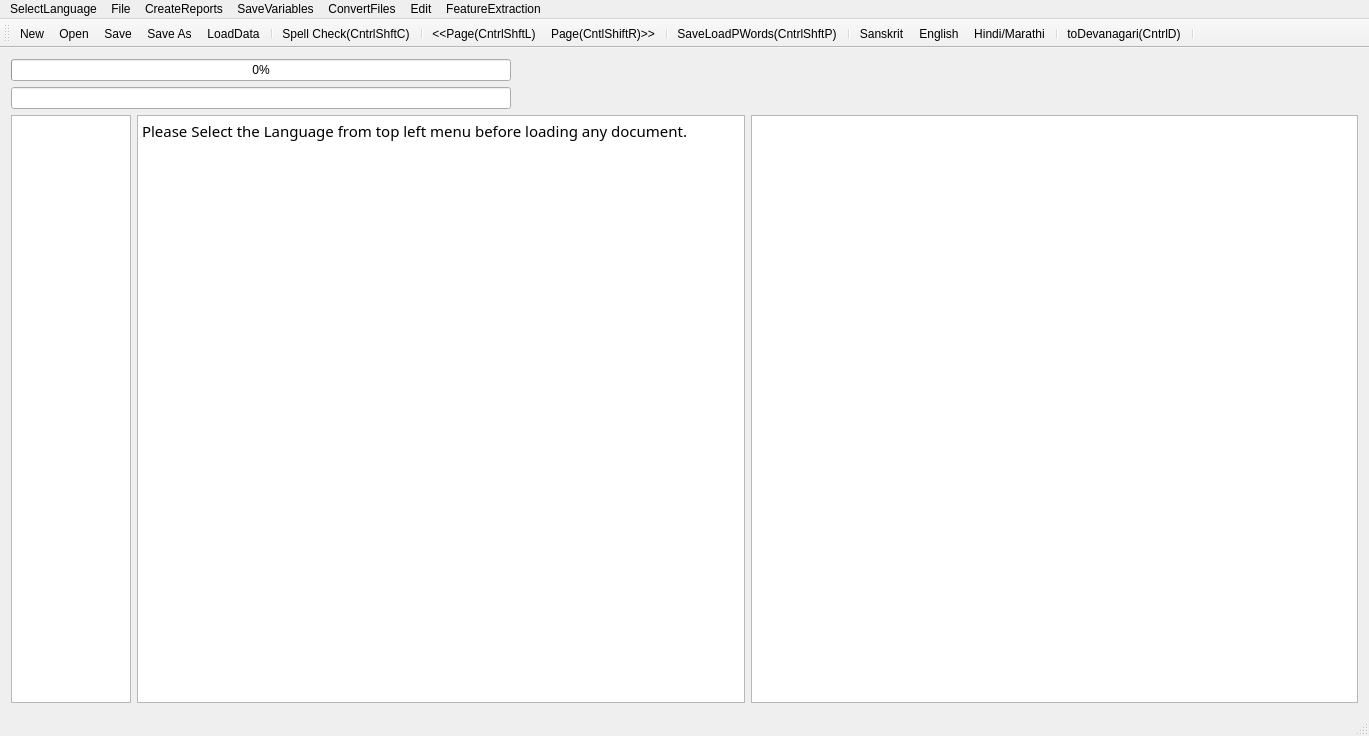
<?xml version="1.0" encoding="UTF-8"?>
<ui version="4.0">
 <class>MainWindow</class>
 <widget class="QMainWindow" name="MainWindow">
  <property name="geometry">
   <rect>
    <x>0</x>
    <y>0</y>
    <width>1369</width>
    <height>736</height>
   </rect>
  </property>
  <property name="mouseTracking">
   <bool>true</bool>
  </property>
  <property name="windowTitle">
   <string>MainWindow</string>
  </property>
  <widget class="QWidget" name="centralWidget">
   <layout class="QVBoxLayout" name="verticalLayout">
    <item>
     <widget class="QProgressBar" name="progressBar">
      <property name="maximumSize">
       <size>
        <width>500</width>
        <height>16777215</height>
       </size>
      </property>
      <property name="value">
       <number>0</number>
      </property>
      <property name="alignment">
       <set>Qt::AlignRight|Qt::AlignTrailing|Qt::AlignVCenter</set>
      </property>
     </widget>
    </item>
    <item>
     <widget class="QLineEdit" name="lineEdit">
      <property name="maximumSize">
       <size>
        <width>500</width>
        <height>16777215</height>
       </size>
      </property>
     </widget>
    </item>
    <item>
     <layout class="QHBoxLayout" name="horizontalLayout">
      <item>
       <widget class="QTextEdit" name="textEdit">
        <property name="maximumSize">
         <size>
          <width>120</width>
          <height>16777215</height>
         </size>
        </property>
        <property name="font">
         <font>
          <family>FreeSans</family>
          <italic>true</italic>
         </font>
        </property>
        <property name="sizeAdjustPolicy">
         <enum>QAbstractScrollArea::AdjustToContents</enum>
        </property>
        <property name="readOnly">
         <bool>true</bool>
        </property>
       </widget>
      </item>
      <item>
       <widget class="QTextBrowser" name="textBrowser">
        <property name="font">
         <font>
          <family>Shobhika</family>
          <pointsize>16</pointsize>
          <italic>false</italic>
         </font>
        </property>
        <property name="mouseTracking">
         <bool>true</bool>
        </property>
        <property name="sizeAdjustPolicy">
         <enum>QAbstractScrollArea::AdjustToContents</enum>
        </property>
        <property name="undoRedoEnabled">
         <bool>true</bool>
        </property>
        <property name="readOnly">
         <bool>false</bool>
        </property>
        <property name="html">
         <string>&lt;!DOCTYPE HTML PUBLIC &quot;-//W3C//DTD HTML 4.0//EN&quot; &quot;http://www.w3.org/TR/REC-html40/strict.dtd&quot;&gt;
&lt;html&gt;&lt;head&gt;&lt;meta name=&quot;qrichtext&quot; content=&quot;1&quot; /&gt;&lt;style type=&quot;text/css&quot;&gt;
p, li { white-space: pre-wrap; }
&lt;/style&gt;&lt;/head&gt;&lt;body style=&quot; font-family:'Shobhika'; font-size:16pt; font-weight:400; font-style:normal;&quot;&gt;
&lt;p style=&quot; margin-top:0px; margin-bottom:0px; margin-left:0px; margin-right:0px; -qt-block-indent:0; text-indent:0px;&quot;&gt;&lt;span style=&quot; font-family:'Ubuntu'; font-size:11pt;&quot;&gt;Please Select the Language from top left menu before loading any document.&lt;/span&gt;&lt;/p&gt;&lt;/body&gt;&lt;/html&gt;</string>
        </property>
        <property name="acceptRichText">
         <bool>true</bool>
        </property>
        <property name="textInteractionFlags">
         <set>Qt::LinksAccessibleByKeyboard|Qt::LinksAccessibleByMouse|Qt::TextBrowserInteraction|Qt::TextEditable|Qt::TextEditorInteraction|Qt::TextSelectableByKeyboard|Qt::TextSelectableByMouse</set>
        </property>
       </widget>
      </item>
      <item>
       <widget class="QGraphicsView" name="graphicsView">
        <property name="sizeAdjustPolicy">
         <enum>QAbstractScrollArea::AdjustIgnored</enum>
        </property>
        <property name="alignment">
         <set>Qt::AlignCenter</set>
        </property>
        <property name="renderHints">
         <set>QPainter::NonCosmeticDefaultPen</set>
        </property>
        <property name="dragMode">
         <enum>QGraphicsView::ScrollHandDrag</enum>
        </property>
        <property name="transformationAnchor">
         <enum>QGraphicsView::AnchorViewCenter</enum>
        </property>
        <property name="resizeAnchor">
         <enum>QGraphicsView::AnchorViewCenter</enum>
        </property>
       </widget>
      </item>
     </layout>
    </item>
   </layout>
   <zorder>lineEdit</zorder>
   <zorder>progressBar</zorder>
  </widget>
  <widget class="QMenuBar" name="menuBar">
   <property name="geometry">
    <rect>
     <x>0</x>
     <y>0</y>
     <width>1369</width>
     <height>21</height>
    </rect>
   </property>
   <widget class="QMenu" name="menuOCR_Correction_Window">
    <property name="title">
     <string>File</string>
    </property>
    <addaction name="actionNew"/>
    <addaction name="actionOpen"/>
    <addaction name="actionSave"/>
    <addaction name="actionSave_As"/>
    <addaction name="actionSpell_Check"/>
    <addaction name="actionLoad_Next_Page"/>
    <addaction name="actionLoad_Prev_Page"/>
    <addaction name="separator"/>
    <addaction name="actionLoadGDocPage"/>
    <addaction name="actionToDevanagari"/>
    <addaction name="actionLoadData"/>
    <addaction name="actionLoadDict"/>
    <addaction name="actionLoadOCRWords"/>
    <addaction name="actionLoadDomain"/>
    <addaction name="actionLoadSubPS"/>
    <addaction name="actionLoadConfusions"/>
    <addaction name="actionSugg"/>
    <addaction name="actionToSlp1"/>
    <addaction name="separator"/>
   </widget>
   <widget class="QMenu" name="menuCreateReports">
    <property name="title">
     <string>CreateReports</string>
    </property>
    <addaction name="actionCreateBest2OCR"/>
    <addaction name="actionCreateSuggestionLog"/>
    <addaction name="actionCreateSuggestionLogNearestPriority"/>
    <addaction name="actionErrorDetectionRep"/>
    <addaction name="actionErrorDetectWithoutAdaptation"/>
    <addaction name="actionErrorDetectionRepUniq"/>
   </widget>
   <widget class="QMenu" name="menuSaveVariables">
    <property name="title">
     <string>SaveVariables</string>
    </property>
    <addaction name="actionCPair"/>
    <addaction name="actionPrimarySecOCRPair"/>
    <addaction name="actionCPairIEROcrVsCorrect"/>
    <addaction name="actionCPairGEROcrVsCorrect"/>
   </widget>
   <widget class="QMenu" name="menuConvertFiles">
    <property name="title">
     <string>ConvertFiles</string>
    </property>
    <addaction name="actionToSlp1_2"/>
    <addaction name="actionToDev"/>
    <addaction name="actionExtractDev"/>
    <addaction name="actionEditDistRep"/>
    <addaction name="actionConfusionFreqHist"/>
    <addaction name="actionFilterOutGT50EditDisPairs"/>
   </widget>
   <widget class="QMenu" name="menuFeatureExtraction">
    <property name="title">
     <string>FeatureExtraction</string>
    </property>
    <addaction name="actionPrepareFeatures"/>
   </widget>
   <widget class="QMenu" name="menuSelectLanguage">
    <property name="title">
     <string>SelectLanguage</string>
    </property>
    <addaction name="actionSanskrit"/>
    <addaction name="actionHindi"/>
    <addaction name="actionEnglish"/>
   </widget>
   <widget class="QMenu" name="menuBold_Unbold">
    <property name="title">
     <string>Edit</string>
    </property>
    <addaction name="actionBold"/>
    <addaction name="actionUnbold"/>
    <addaction name="separator"/>
    <addaction name="actionSuperscript_2"/>
    <addaction name="actionSubscript_2"/>
   </widget>
   <addaction name="menuSelectLanguage"/>
   <addaction name="menuOCR_Correction_Window"/>
   <addaction name="menuCreateReports"/>
   <addaction name="menuSaveVariables"/>
   <addaction name="menuConvertFiles"/>
   <addaction name="menuBold_Unbold"/>
   <addaction name="menuFeatureExtraction"/>
  </widget>
  <widget class="QToolBar" name="mainToolBar">
   <attribute name="toolBarArea">
    <enum>TopToolBarArea</enum>
   </attribute>
   <attribute name="toolBarBreak">
    <bool>false</bool>
   </attribute>
   <addaction name="actionNew"/>
   <addaction name="actionOpen"/>
   <addaction name="actionSave"/>
   <addaction name="actionSave_As"/>
   <addaction name="actionLoadData"/>
   <addaction name="separator"/>
   <addaction name="actionSpell_Check"/>
   <addaction name="separator"/>
   <addaction name="actionLoad_Prev_Page"/>
   <addaction name="actionLoad_Next_Page"/>
   <addaction name="separator"/>
   <addaction name="actionLoadGDocPage"/>
   <addaction name="separator"/>
   <addaction name="actionSanskrit"/>
   <addaction name="actionEnglish"/>
   <addaction name="actionHindi"/>
   <addaction name="separator"/>
   <addaction name="actionToDevanagari"/>
   <addaction name="separator"/>
  </widget>
  <widget class="QStatusBar" name="statusBar"/>
  <action name="actionOpen">
   <property name="icon">
    <iconset resource="AppResources.qrc">
     <normaloff>:/Images/open.png</normaloff>:/Images/open.png</iconset>
   </property>
   <property name="text">
    <string>Open</string>
   </property>
   <property name="shortcut">
    <string>Ctrl+O</string>
   </property>
  </action>
  <action name="actionSave">
   <property name="icon">
    <iconset resource="AppResources.qrc">
     <normaloff>:/Images/save.png</normaloff>:/Images/save.png</iconset>
   </property>
   <property name="text">
    <string>Save</string>
   </property>
   <property name="shortcut">
    <string>Ctrl+S</string>
   </property>
  </action>
  <action name="actionSave_As">
   <property name="icon">
    <iconset resource="AppResources.qrc">
     <normaloff>:/Images/save-as.png</normaloff>:/Images/save-as.png</iconset>
   </property>
   <property name="text">
    <string>Save As</string>
   </property>
   <property name="shortcut">
    <string>Ctrl+Shift+S</string>
   </property>
  </action>
  <action name="actionNew">
   <property name="icon">
    <iconset resource="AppResources.qrc">
     <normaloff>:/Images/New.png</normaloff>:/Images/New.png</iconset>
   </property>
   <property name="text">
    <string>New</string>
   </property>
   <property name="shortcut">
    <string>Ctrl+N</string>
   </property>
  </action>
  <action name="actionSpell_Check">
   <property name="text">
    <string>Spell Check(CntrlShftC)</string>
   </property>
   <property name="shortcut">
    <string>Ctrl+Shift+C</string>
   </property>
  </action>
  <action name="actionLoad_Next_Page">
   <property name="text">
    <string>Page(CntlShiftR)&gt;&gt;</string>
   </property>
   <property name="toolTip">
    <string>Page(CntlShiftR)&gt;&gt;</string>
   </property>
   <property name="shortcut">
    <string>Ctrl+Shift+R</string>
   </property>
  </action>
  <action name="actionLoad_Prev_Page">
   <property name="text">
    <string>&lt;&lt;Page(CntrlShftL)</string>
   </property>
   <property name="toolTip">
    <string>&lt;&lt;Page(CntrlShftL)</string>
   </property>
   <property name="shortcut">
    <string>Ctrl+Shift+L</string>
   </property>
  </action>
  <action name="actionLoadGDocPage">
   <property name="text">
    <string>Save&amp;LoadPWords(CntrlShftP)</string>
   </property>
   <property name="shortcut">
    <string>Ctrl+Shift+P</string>
   </property>
  </action>
  <action name="actionToDevanagari">
   <property name="text">
    <string>toDevanagari(CntrlD)</string>
   </property>
   <property name="shortcut">
    <string>Ctrl+D</string>
   </property>
  </action>
  <action name="actionLoadData">
   <property name="text">
    <string>LoadData</string>
   </property>
  </action>
  <action name="actionLoadDict">
   <property name="text">
    <string>LoadDict</string>
   </property>
  </action>
  <action name="actionLoadOCRWords">
   <property name="text">
    <string>LoadOCRWords</string>
   </property>
  </action>
  <action name="actionLoadDomain">
   <property name="text">
    <string>LoadDomain</string>
   </property>
  </action>
  <action name="actionLoadSubPS">
   <property name="text">
    <string>LoadSubPS</string>
   </property>
  </action>
  <action name="actionLoadConfusions">
   <property name="text">
    <string>LoadConfusions</string>
   </property>
  </action>
  <action name="actionSugg">
   <property name="text">
    <string>sugg</string>
   </property>
   <property name="shortcut">
    <string>Menu</string>
   </property>
  </action>
  <action name="actionCreateBest2OCR">
   <property name="text">
    <string>CreateBest2OCR</string>
   </property>
  </action>
  <action name="actionToSlp1">
   <property name="text">
    <string>toSlp1</string>
   </property>
   <property name="shortcut">
    <string>Ctrl+G</string>
   </property>
  </action>
  <action name="actionCreateSuggestionLog">
   <property name="text">
    <string>CreateSuggestionLog</string>
   </property>
  </action>
  <action name="actionCreateSuggestionLogNearestPriority">
   <property name="text">
    <string>CreateSuggestionLogNearestPriority</string>
   </property>
  </action>
  <action name="actionErrorDetectionRep">
   <property name="text">
    <string>ErrorDetectionRep</string>
   </property>
  </action>
  <action name="actionErrorDetectWithoutAdaptation">
   <property name="text">
    <string>ErrorDetectWithoutAdaptation</string>
   </property>
  </action>
  <action name="actionCPair">
   <property name="text">
    <string>CPair</string>
   </property>
  </action>
  <action name="actionToSlp1_2">
   <property name="text">
    <string>toSlp1</string>
   </property>
  </action>
  <action name="actionToDev">
   <property name="text">
    <string>toDev</string>
   </property>
  </action>
  <action name="actionExtractDev">
   <property name="text">
    <string>ExtractDevWords</string>
   </property>
   <property name="toolTip">
    <string>ExtractDevWords</string>
   </property>
  </action>
  <action name="actionPrimarySecOCRPair">
   <property name="text">
    <string>PrimarySecOCRPairs</string>
   </property>
  </action>
  <action name="actionCPairIEROcrVsCorrect">
   <property name="text">
    <string>CPairIEROcrVsCorrect</string>
   </property>
  </action>
  <action name="actionEditDistRep">
   <property name="text">
    <string>EditDistRep</string>
   </property>
  </action>
  <action name="actionConfusionFreqHist">
   <property name="text">
    <string>ConfusionFreqHist</string>
   </property>
  </action>
  <action name="actionCPairGEROcrVsCorrect">
   <property name="text">
    <string>CPairGEROcrVsCorrect</string>
   </property>
  </action>
  <action name="actionFilterOutGT50EditDisPairs">
   <property name="text">
    <string>FilterOutGT50EditDisPairs</string>
   </property>
  </action>
  <action name="actionPrepareFeatures">
   <property name="text">
    <string>PrepareFeatures</string>
   </property>
  </action>
  <action name="actionErrorDetectionRepUniq">
   <property name="text">
    <string>ErrorSuggRepUniq</string>
   </property>
  </action>
  <action name="actionSanskrit">
   <property name="text">
    <string>Sanskrit</string>
   </property>
  </action>
  <action name="actionHindi">
   <property name="text">
    <string>Hindi/Marathi</string>
   </property>
  </action>
  <action name="actionEnglish">
   <property name="text">
    <string>English</string>
   </property>
   <property name="toolTip">
    <string>English</string>
   </property>
  </action>
  <action name="actionBold">
   <property name="text">
    <string>Bold</string>
   </property>
  </action>
  <action name="actionUnbold">
   <property name="text">
    <string>Unbold</string>
   </property>
  </action>
  <action name="actionSuperscript">
   <property name="text">
    <string>Superscript</string>
   </property>
  </action>
  <action name="actionSubscript">
   <property name="text">
    <string>Subscript</string>
   </property>
  </action>
  <action name="actionSuperscript_2">
   <property name="text">
    <string>Superscript</string>
   </property>
  </action>
  <action name="actionSubscript_2">
   <property name="text">
    <string>Subscript</string>
   </property>
  </action>
 </widget>
 <layoutdefault spacing="6" margin="11"/>
 <tabstops>
  <tabstop>textBrowser</tabstop>
  <tabstop>graphicsView</tabstop>
 </tabstops>
 <resources>
  <include location="AppResources.qrc"/>
 </resources>
 <connections/>
</ui>
